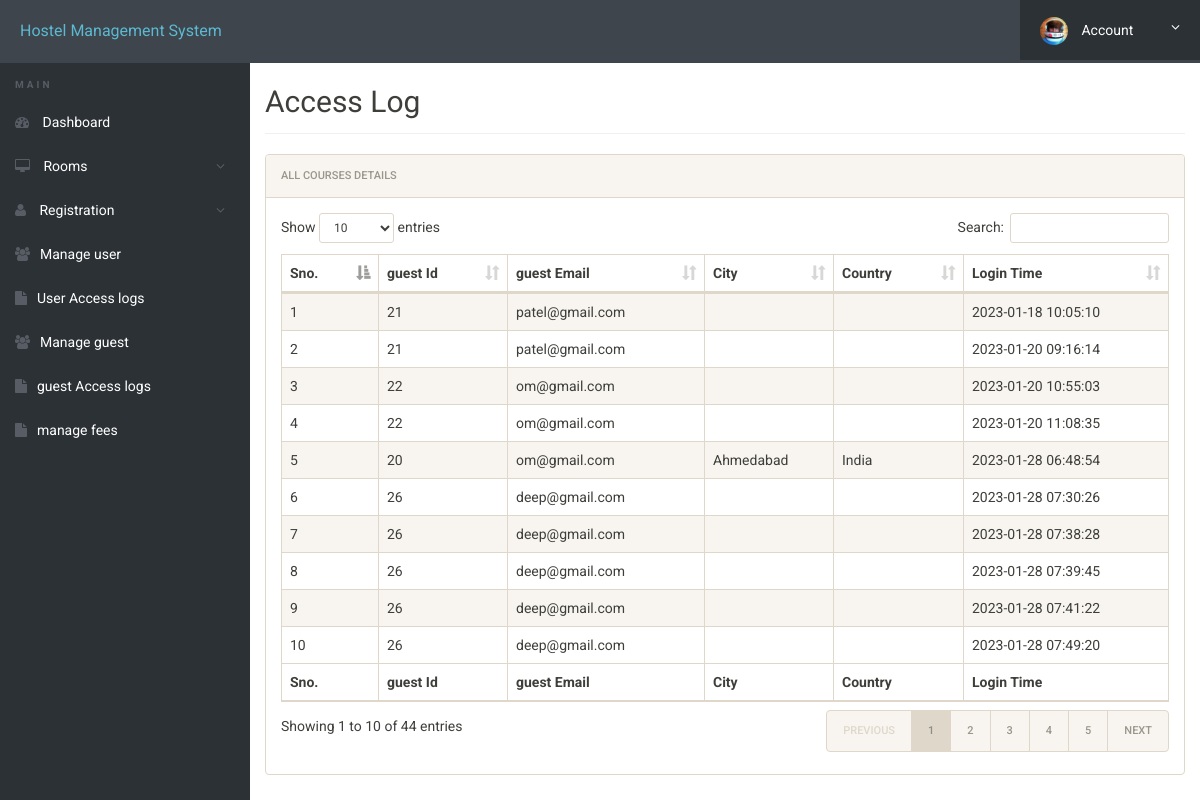
/admin/access-logguest.php (signed in), run on the app's committed database.
### tables this page shows
CREATE TABLE `guestlog` (
  `id` int(11) NOT NULL,
  `userId` int(11) NOT NULL,
  `userEmail` varchar(255) NOT NULL,
  `city` varchar(255) NOT NULL,
  `country` varchar(255) NOT NULL,
  `loginTime` timestamp NOT NULL DEFAULT current_timestamp()
);

### admin/access-logguest.php (the view, shortened to what this page needs)
<?php
include('includes/config.php');
?>
<!doctype html>
<html lang="en" class="no-js">
<head>
	<link rel="stylesheet" href="css/font-awesome.min.css">
	<link rel="stylesheet" href="css/bootstrap.min.css">
	<link rel="stylesheet" href="css/dataTables.bootstrap.min.css">
	<link rel="stylesheet" href="css/bootstrap-social.css">
	<link rel="stylesheet" href="css/bootstrap-select.css">
	<link rel="stylesheet" href="css/fileinput.min.css">
	<link rel="stylesheet" href="css/awesome-bootstrap-checkbox.css">
	<link rel="stylesheet" href="css/style.css">
</head>
<body>
	<?php include('includes/header.php');?>
	<div class="ts-main-content">
			<?php include('includes/sidebar.php');?>
		<div class="content-wrapper">
			<div class="container-fluid">
				<div class="row">
					<div class="col-md-12">
						<h2 class="page-title">Access Log</h2>
						<div class="panel panel-default">
							<div class="panel-heading">All Courses Details</div>
							<div class="panel-body">
								<table id="zctb" class="display table table-striped table-bordered table-hover" cellspacing="0" width="100%">
									<thead>
										<tr>
											<th>Sno.</th>
											<th>guest Id</th>
											<th>guest Email</th>
											<th>City</th>
											<th>Country</th>
											<th>Login Time</th>
										</tr>
									</thead>
									<tfoot>
										<tr>
											<th>Sno.</th>
											<th>guest Id</th>
											<th>guest Email</th>
											<th>City</th>
											<th>Country</th>
											<th>Login Time</th>
										</tr>
									</tfoot>
									<tbody>
<?php
$ret="select * from guestlog";
$stmt= $mysqli->prepare($ret) ;
$stmt->execute() ;
$res=$stmt->get_result();
$cnt=1;
while($row=$res->fetch_object())
	  {
	  	?>
<tr><td><?php echo $cnt;;?></td>
<td><?php echo $row->userId;?></td>
<td><?php echo $row->userEmail;?></td>
<td><?php echo $row->city;?></td>
<td><?php echo $row->country;?></td>
<td><?php echo $row->loginTime;?></td>
										</tr>
									<?php
$cnt=$cnt+1;
									 } ?>
									</tbody>
								</table>
							</div>
						</div>
					</div>
				</div>
			</div>
		</div>
	</div>
</body>
</html>

### admin/css/style.css (style rules this page uses)
html { font-size: 14px; }
@media only screen and (min-width: 480px) { html { font-size: 17px; } }
@media only screen and (min-width: 768px) { html { font-size: 14px; } }
body { font-size: 1em; }
.panel { overflow: hidden; }
.page-title { padding-bottom: 15px; margin-bottom: 20px; border-bottom: 1px solid #f0f0f0; }
.ts-main-content .content-wrapper { padding-top: 15px; margin-top: 10px; }
@media only screen and (min-width: 992px) { .ts-main-content .content-wrapper { margin-left: 250px; } }

### data on the page
guestlog: userId "21", userEmail "patel@gmail.com", loginTime "2023-01-18 10:05:10"
guestlog: userId "21", userEmail "patel@gmail.com", loginTime "2023-01-20 09:16:14"
guestlog: userId "22", userEmail "om@gmail.com", loginTime "2023-01-20 10:55:03"
guestlog: userId "22", userEmail "om@gmail.com", loginTime "2023-01-20 11:08:35"
guestlog: userId "20", userEmail "om@gmail.com", city "Ahmedabad", country "India", loginTime "2023-01-28 06:48:54"
guestlog: userId "26", userEmail "deep@gmail.com", loginTime "2023-01-28 07:30:26"
guestlog: userId "26", userEmail "deep@gmail.com", loginTime "2023-01-28 07:38:28"
guestlog: userId "26", userEmail "deep@gmail.com", loginTime "2023-01-28 07:39:45"
guestlog: userId "26", userEmail "deep@gmail.com", loginTime "2023-01-28 07:41:22"
guestlog: userId "26", userEmail "deep@gmail.com", loginTime "2023-01-28 07:49:20"
